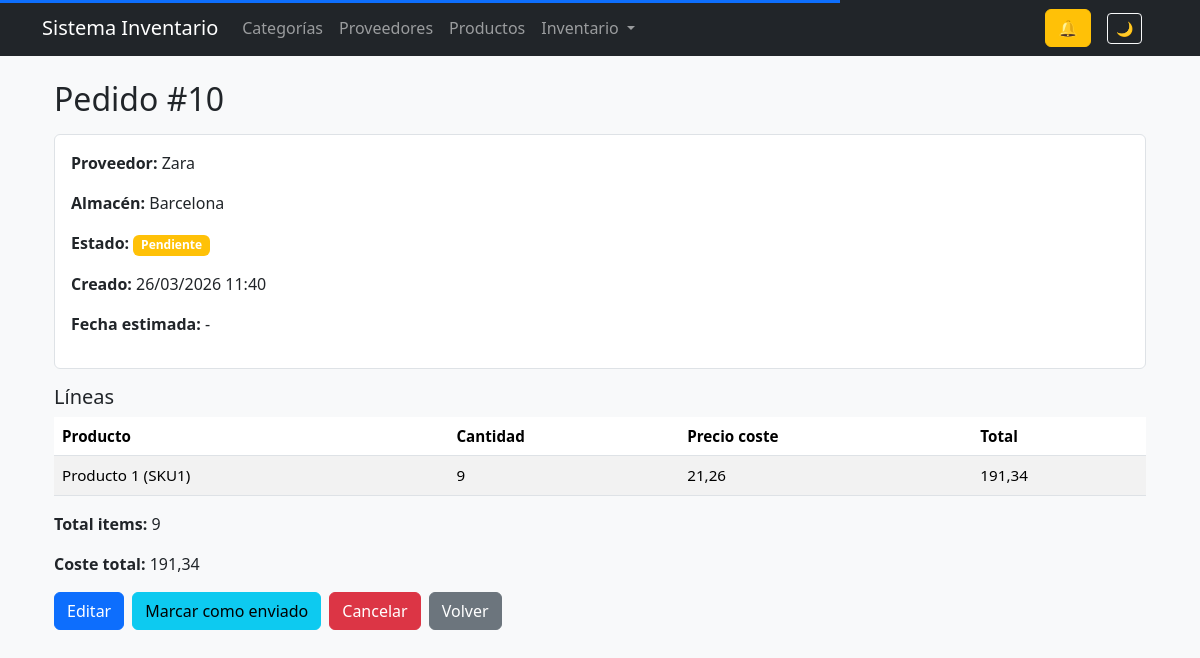
The page /inventory/orders/10/ on the database as committed earlier.
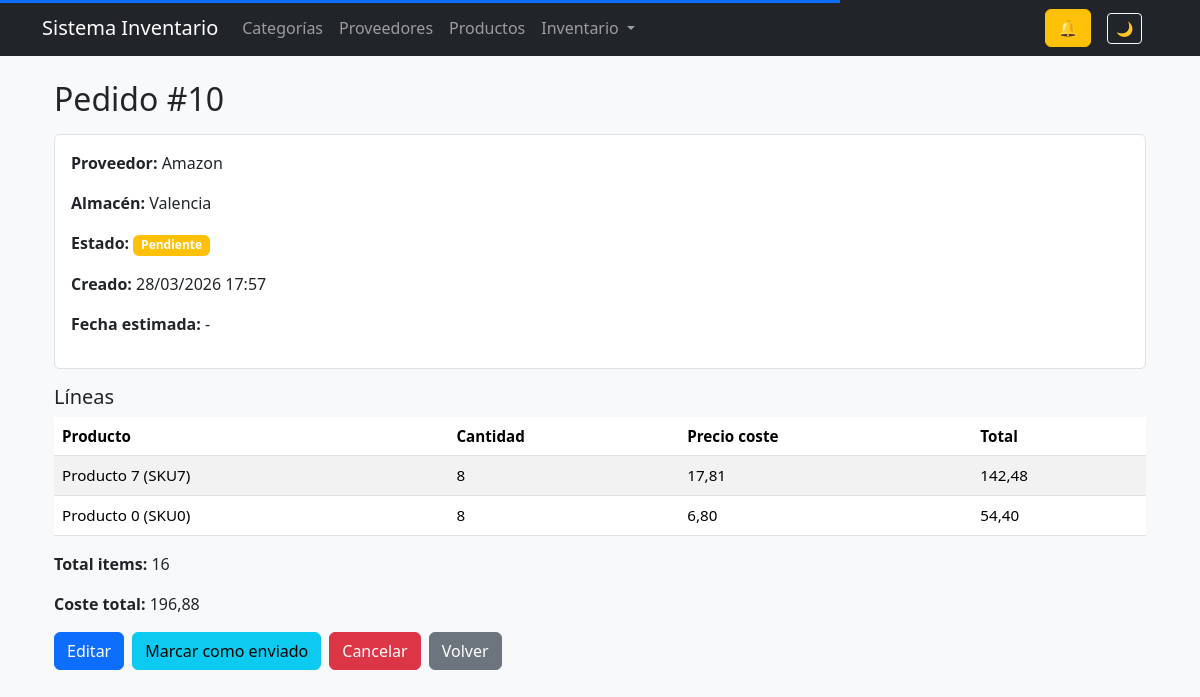
The same page on the database as committed later.
### inventory/models/orders.py (models this page shows, shortened)
class Order(models.Model):
    STATUS_CHOICES = (
        ("pending", "Pendiente"),
        ("sent", "Enviado"),
        ("received", "Recibido"),
        ("cancelled", "Cancelado"),
        ("partially_received", "Parcialmente recibido"),
        ("backordered", "Backorder"),
    )
    supplier = models.ForeignKey(
        Supplier,
        on_delete=models.SET_NULL,
        null=True,
        related_name="orders",
    )
    location = models.ForeignKey(
        Location,
        on_delete=models.SET_NULL,
        null=True,
        related_name="orders",
    )
    status = models.CharField(max_length=20, choices=STATUS_CHOICES, default="pending")
    created_at = models.DateTimeField(auto_now_add=True)
    sent_at = models.DateTimeField(null=True, blank=True)
    received_at = models.DateTimeField(null=True, blank=True)
    estimated_arrival = models.DateField(null=True, blank=True)
    class Meta:
        ordering = ["-created_at"]
        verbose_name = "Order"
        verbose_name_plural = "Orders"
    @property
    def total_items(self):
        return sum(item.quantity for item in self.items.all())
    @property
    def total_cost(self):
        return sum(item.total_cost for item in self.items.all())

class OrderItem(models.Model):
    order = models.ForeignKey(
        Order,
        on_delete=models.CASCADE,
        related_name="items",
    )
    product = models.ForeignKey(
        Product,
        on_delete=models.SET_NULL,
        null=True,
        related_name="order_items",
    )
    quantity = models.PositiveIntegerField()
    cost_price = models.DecimalField(max_digits=10, decimal_places=2)
    class Meta:
        verbose_name = "Order Item"
        verbose_name_plural = "Order Items"
    @property
    def total_cost(self):
        return self.quantity * self.cost_price

### suppliers/models.py (models this page shows)
class Supplier(models.Model):
    name = models.CharField(max_length=150, db_index=True)
    contact_name = models.CharField(max_length=100, blank=True)
    email = models.EmailField(blank=True)
    phone = models.CharField(max_length=20, blank=True)
    address = models.TextField(blank=True)
    lead_time_days = models.PositiveIntegerField(default=0)
    default_order_quantity = models.PositiveIntegerField(default=0, blank=True)
    class Meta:
        ordering = ['name']
        verbose_name = "Supplier"
        verbose_name_plural = "Suppliers"
    def __str__(self):
        return self.name

### inventory/models/locations.py (models this page shows)
class Location(models.Model):
    name = models.CharField(max_length=150, unique=True)
    address = models.TextField(blank=True)
    is_active = models.BooleanField(default=True)
    class Meta:
        ordering = ["name"]
        verbose_name = "Location"
        verbose_name_plural = "Locations"
    def __str__(self):
        return self.name

### products/models.py (models this page shows, shortened)
class Product(models.Model):
    name = models.CharField(max_length=150, db_index=True)
    sku = models.CharField(max_length=50, unique=True, db_index=True)
    category = models.ForeignKey(
        Category,
        on_delete=models.SET_NULL,
        null=True,
        related_name='products'
    )
    supplier = models.ForeignKey(
        Supplier,
        on_delete=models.SET_NULL,
        null=True,
        blank=True,
        related_name='products'
    )
    stock = models.IntegerField(default=0)
    min_stock = models.IntegerField(default=0)
    cost_price = models.DecimalField(max_digits=10, decimal_places=2, default=0)
    sale_price = models.DecimalField(max_digits=10, decimal_places=2, default=0)
    image = models.ImageField(upload_to=product_image_path, blank=True, null=True)
    last_low_stock_alert = models.DateTimeField(null=True, blank=True)
    created_at = models.DateTimeField(auto_now_add=True)
    updated_at = models.DateTimeField(auto_now=True)
    class Meta:
        ordering = ['name']
        verbose_name = "Product"
        verbose_name_plural = "Products"
    def __str__(self):
        return f"{self.name} ({self.sku})"

### inventory/views/orders.py (the view)
def order_detail(request, pk):
    order = get_object_or_404(Order, pk=pk)
    return render(request, "inventory/orders/detail.html", {"order": order})

### notifications/context_processors.py (called while the page is built)
def notifications_unread(request):
    return {
        "notifications_unread": Notification.objects.filter(seen=False).count()
    }

### inventory/templates/inventory/orders/detail.html (shortened to what this page needs)
{% extends "base.html" %}
{% block content %}
<div class="container mt-4">
    <h2 class="mb-3">Pedido #{{ order.id }}</h2>
    <div class="card mb-3">
        <div class="card-body">
            <p><strong>Proveedor:</strong> {{ order.supplier }}</p>
            <p><strong>Almacén:</strong> {{ order.location }}</p>
            <p>
                <strong>Estado:</strong>
                {% if order.status == "pending" %}
                    <span class="badge bg-warning">Pendiente</span>
                {% elif order.status == "sent" %}
                    <span class="badge bg-info">Enviado</span>
                {% elif order.status == "received" %}
                    <span class="badge bg-success">Recibido</span>
                {% elif order.status == "cancelled" %}
                    <span class="badge bg-danger">Cancelado</span>
                {% elif order.status == "partially_received" %}
                    <span class="badge bg-primary">Parcialmente recibido</span>
                {% elif order.status == "backordered" %}
                    <span class="badge bg-secondary">Backorder</span>
                {% endif %}
            </p>
            <p><strong>Creado:</strong> {{ order.created_at|date:"d/m/Y H:i" }}</p>
            <p><strong>Fecha estimada:</strong> {{ order.estimated_arrival|default:"-" }}</p>
        </div>
    </div>
    <h5>Líneas</h5>
    <table class="table table-striped mb-3">
        <thead>
            <tr>
                <th>Producto</th>
                <th>Cantidad</th>
                <th>Precio coste</th>
                <th>Total</th>
            </tr>
        </thead>
        <tbody>
            {% for item in order.items.all %}
                <tr>
                    <td>{{ item.product }}</td>
                    <td>{{ item.quantity }}</td>
                    <td>{{ item.cost_price }}</td>
                    <td>{{ item.total_cost }}</td>
                </tr>
            {% empty %}
                <tr>
                    <td colspan="4" class="text-center">No hay líneas en este pedido.</td>
                </tr>
            {% endfor %}
        </tbody>
    </table>
    <p><strong>Total items:</strong> {{ order.total_items }}</p>
    <p><strong>Coste total:</strong> {{ order.total_cost }}</p>
    <div class="d-flex gap-2 mt-3 mb-3">
        <a href="{% url 'order_edit' order.id %}" class="btn btn-primary">Editar</a>
        {% if order.status == "pending" %}
            <a href="{% url 'order_send' order.id %}" class="btn btn-info">Marcar como enviado</a>
        {% endif %}
        {% if order.status not in "received,cancelled" %}
            <a href="{% url 'order_cancel' order.id %}" class="btn btn-danger">Cancelar</a>
        {% endif %}
        <a href="{% url 'order_list' %}" class="btn btn-secondary">Volver</a>
    </div>
</div>
{% endblock %}

### templates/base.html
{% extends "base/layout.html" %}

### templates/base/layout.html (shortened to what this page needs)
<!DOCTYPE html>
<html lang="es" data-theme="light">
<head>
    {% load static %}
    <link rel="stylesheet" href="https://cdn.jsdelivr.net/npm/bootstrap@5.3.2/dist/css/bootstrap.min.css">
    <link href="https://cdn.jsdelivr.net/npm/select2@4.1.0-rc.0/dist/css/select2.min.css" rel="stylesheet" />
    <link rel="stylesheet" href="{% static 'css/core.css' %}">
    <link rel="stylesheet" href="{% static 'dashboard/css/dashboard.css' %}">
</head>
<body x-data>
{% include "partials/navbar.html" %}
<div class="container" x-transition>
    {% block content %}{% endblock %}
</div>
</body>
</html>

### templates/partials/navbar.html (shortened to what this page needs)
<nav class="navbar navbar-expand-lg navbar-dark bg-dark mb-4">
    <div class="container">
        <a class="navbar-brand" href="/">Sistema Inventario</a>
        <div class="collapse navbar-collapse" id="navbarMain">
            <ul class="navbar-nav me-auto mb-2 mb-lg-0">
                <li class="nav-item"><a href="/categorias/" class="nav-link">Categorías</a></li>
                <li class="nav-item"><a href="/proveedores/" class="nav-link">Proveedores</a></li>
                <li class="nav-item"><a href="/productos/" class="nav-link">Productos</a></li>
                <li class="nav-item dropdown">
                    <a class="nav-link dropdown-toggle" href="#" data-bs-toggle="dropdown">
                        Inventario
                    </a>
                </li>
            </ul>
            <div class="d-flex align-items-center gap-3 me-3">
                <div id="notifications-bell"
                     hx-get="{% url 'notifications_counter' %}"
                     hx-trigger="load, inventory:notifications_updated from:body"
                     hx-target="this"
                     hx-swap="outerHTML">
                    {% include 'notifications/partials/bell.html' %}
                </div>
            </div>
            <button id="themeToggle" class="btn btn-sm btn-outline-light me-3">🌙</button>
        </div>
    </div>
</nav>

### notifications/templates/notifications/partials/bell.html (shortened to what this page needs)
<div
    class="position-relative"
    style="cursor:pointer;"
    data-bs-toggle="offcanvas"
    data-bs-target="#notificationsPanelOffcanvas"
>
    <span class="btn btn-warning">🔔</span>
</div>

### static/css/core.css (style rules this page uses)
:root { --bg: #f8f9fa; --text: #212529; --card: #ffffff; --border: #dee2e6; }
body { background: var(--bg); color: var(--text); transition: background .25s ease, color .25s ease; }
.card { background: var(--card); border-color: var(--border); }
.table { font-size: 0.95rem; }
th { user-select: none; }

### dashboard/static/dashboard/css/dashboard.css (style rules this page uses)
:root { --section-bg: #ffffff; --sub-bg: #414040; --sub-text: #fafafa; }
.card { background-color: var(--section-bg); }

Rows that differ between the two databases and show on the page:
no longer on this page (row edited): OrderItem: product "Producto 1 (SKU1)", quantity "9", cost_price "21,26", total_cost "191,34"
changed Order id 10: supplier "Zara" → "Amazon"; location "Barcelona" → "Valencia"; created_at "26/03/2026 11:40" → "28/03/2026 17:57"; total_items "9" → "16"; total_cost "191,34" → "196,88"
added OrderItem: product "Producto 7 (SKU7)", quantity "8", cost_price "17,81", total_cost "142,48"
added OrderItem: product "Producto 0 (SKU0)", quantity "8", cost_price "6,80", total_cost "54,40"
